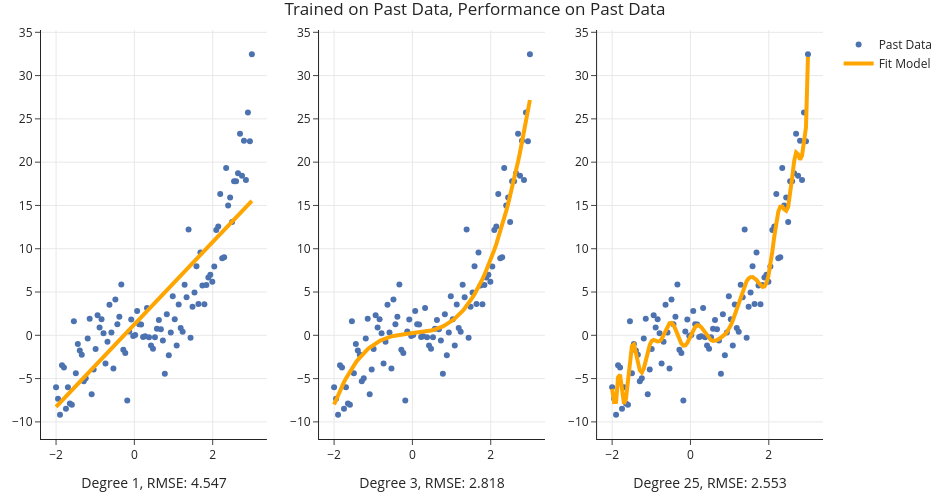

The code cell stored with this chart in its notebook:
### Markdown cell above
- We trained three polynomial regression models of increasing **complexity**:
    - Degree 1 polynomial $H(x) = w_0 + w_1 x$
        - Straight line
    - Degree 3 polynomial $H(x) = w_0 + w_1 x + w_2 x^2 + w_3 x^3$
        - Cubic
    - Degree 25 polynomial $H(x) = w_0 + w_1 x + w_2 x^2 + \ldots + w_{24} x^{24} + w_{25}x^{25}$
        - Very wiggly curve

### Code cell
fig = util.train_and_plot(train_sample=past_data, test_sample=past_data, degs=[1, 3, 25], data_name='Past Data')
fig.update_layout(title='Trained on Past Data, Performance on Past Data')
